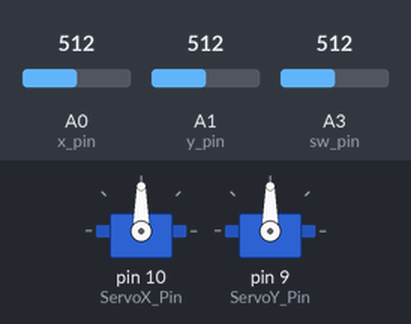
The sketch below on a simulated Arduino Uno, built with avr-gcc and run on an emulated ATmega328P. Shown: 2 × servo. Inputs (shaded band) come from the test bench; at power-on: A0 (x_pin) = 512, A1 (y_pin) = 512, A3 (sw_pin) = 512.

Above: at 2.2 s.
2.3 s: A0 (x_pin) set to 716
At 2.7 s:
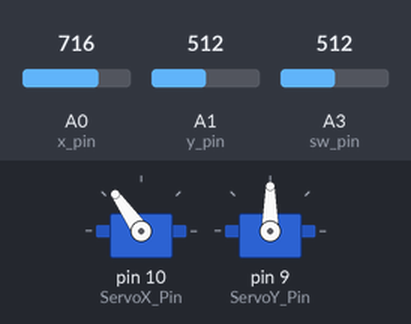
3.8 s: A1 (y_pin) set to 716
At 4.8 s:
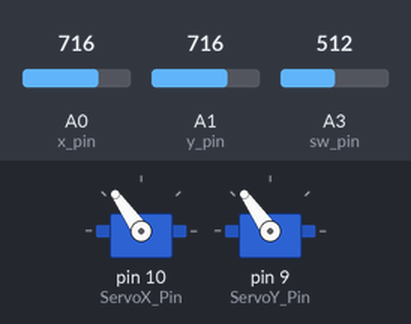
5.3 s: A0 (x_pin) set to 900
At 5.9 s:
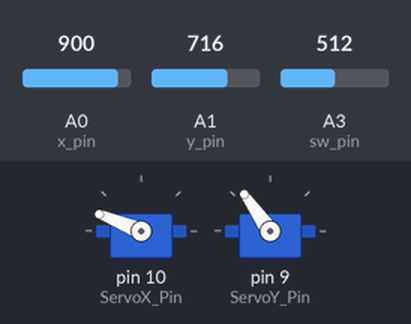
6.8 s: A1 (y_pin) set to 900
At 7.2 s:
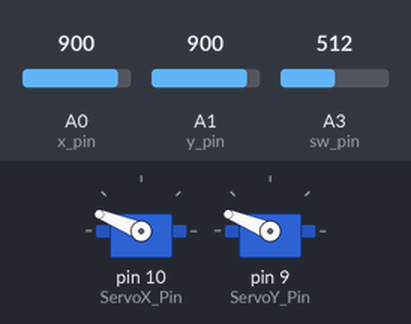
8.3 s: A0 (x_pin) set to 1023
At 9.5 s:
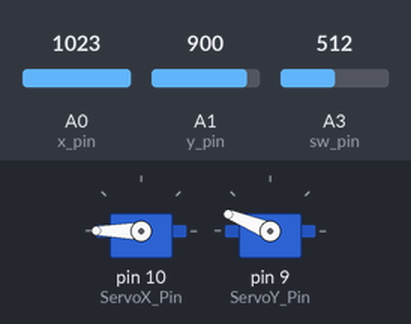
9.8 s: A1 (y_pin) set to 511
At 10.7 s:
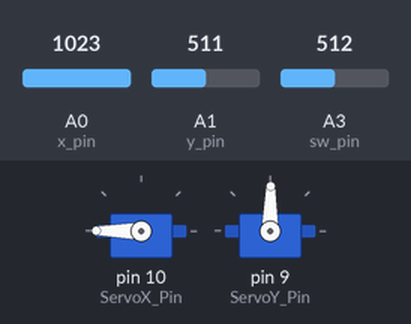
Timing chart, 0 to 12.3 s (numbered marks = the images above; inputs shaded):
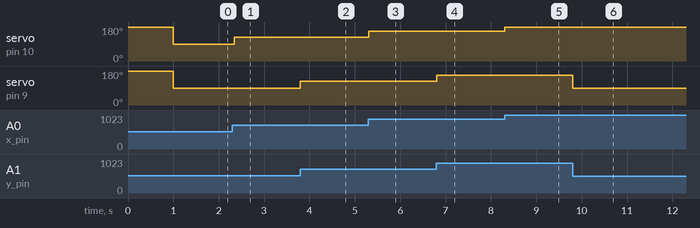

Measured:
- after the input at 2.3 s, servo on pin 10 (ServoX_Pin): 90° → 125° at once
- after the input at 3.8 s, servo on pin 9 (ServoY_Pin): 90° → 125° at once
- after the input at 5.3 s, servo on pin 10 (ServoX_Pin): 125° → 158° at once
- after the input at 6.8 s, servo on pin 9 (ServoY_Pin): 125° → 158° at once
- after the input at 8.3 s, servo on pin 10 (ServoX_Pin): 158° → 180° at once
- after the input at 9.8 s, servo on pin 9 (ServoY_Pin): 158° → 89° at once

The sketch:

joystick3.ino
```cpp
#include <Servo.h>

#define x_pin A0
#define y_pin A1
#define sw_pin 3

#define ServoX_Pin 10
#define ServoY_Pin 9

Servo servo_x;
Servo servo_y;

int pos_x =180;
int pos_y =180;

void setup(){
  pinMode(x_pin, INPUT);
  pinMode(y_pin, INPUT);
  pinMode(sw_pin, INPUT);

  pinMode(ServoX_Pin, OUTPUT);
  pinMode(ServoY_Pin, OUTPUT);

  servo_x.attach(ServoX_Pin);
  servo_x.write(pos_x);
  servo_y.attach(ServoY_Pin);
  servo_y.write(pos_y);

  delay(1000);

}

void loop(){
  int x_data = analogRead(x_pin);
  int y_data = analogRead(y_pin);
  int sw_data = analogRead(sw_pin);

  pos_x = map(x_data,0,1023,0,180);
  pos_y = map(y_data,0,1023,0,180);

  servo_x.write(pos_x);
  servo_y.write(pos_y);

  if(sw_data==1){
    servo_x.write(180);
  servo_y.write(180);
  }

  delay(40);

}
```
